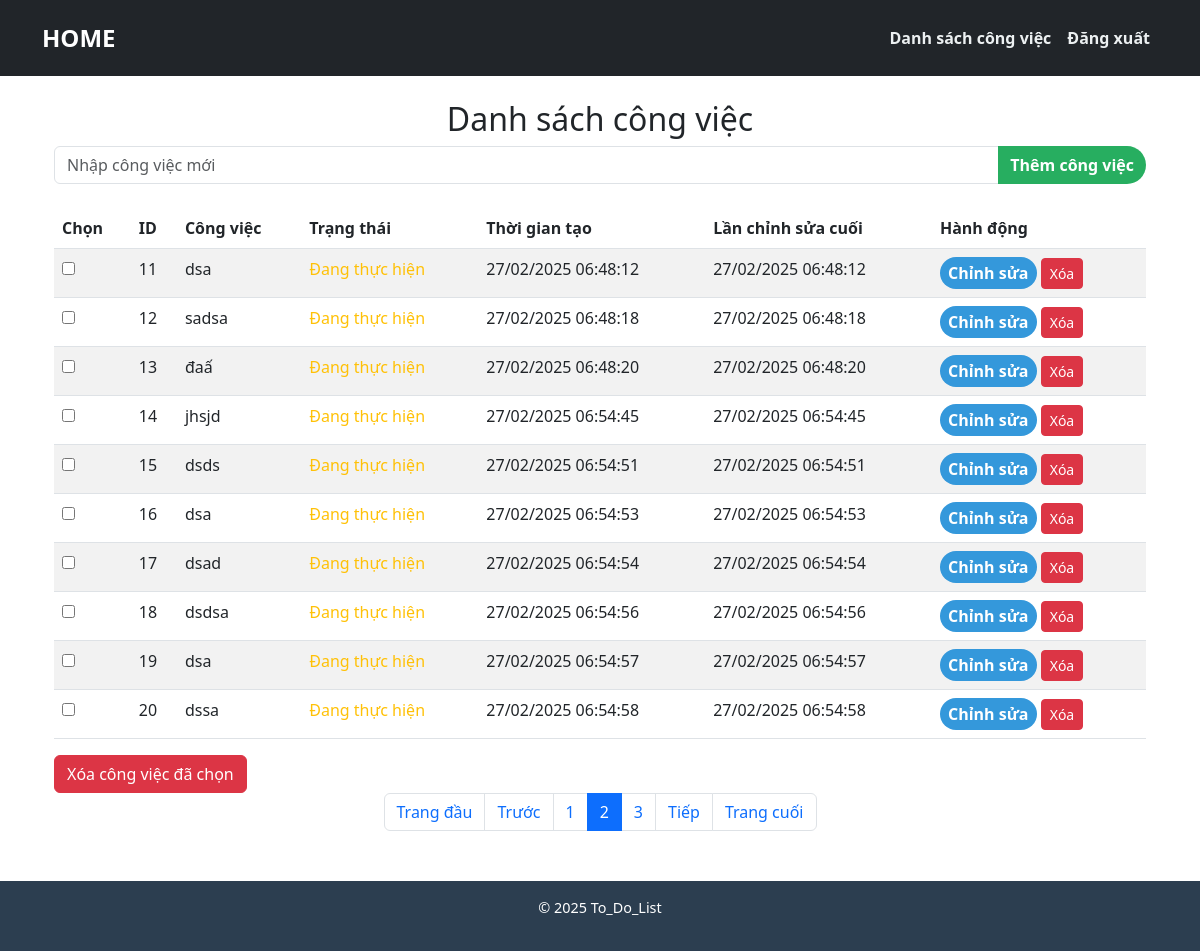
The app's page /to-do-list/?page=2 (signed in) with its own data.
### to_do_list/models.py (models this page shows, shortened)
class Task(models.Model):
    user = models.ForeignKey(settings.AUTH_USER_MODEL, on_delete=models.CASCADE)
    title = models.CharField(max_length=255)
    description = models.TextField(blank=True, null=True)
    completed = models.BooleanField(default=False)
    created_at = models.DateTimeField(auto_now_add=True)  # Tự động đặt khi tạo mới
    updated_at = models.DateTimeField(auto_now=True)  # Tự động cập nhật khi chỉnh sửa

### to_do_list/views.py (the view)
# urls.py: path('', include('to_do_list.urls')),
@login_required
def to_do_list(request):
    tasks_list = Task.objects.filter(user=request.user).order_by('id')
    paginator = Paginator(tasks_list, 10)  # 10 công việc mỗi trang
    page_number = request.GET.get('page')
    tasks = paginator.get_page(page_number)
    return render(request, 'to_do_list.html', {
        'tasks': tasks,
        'paginator': paginator,
    })

### to_do_list/templates/to_do_list.html (shortened to what this page needs)
{% extends "base.html" %}
{% block content %}
<div class="container mt-4">
    <h2 class="text-center">Danh sách công việc</h2>
    <form method="POST" action="{% url 'add_task' %}" class="mb-4">
        <div class="input-group">
            <input type="text" name="title" class="form-control" placeholder="Nhập công việc mới" required>
            <button type="submit" class="btn btn-success">Thêm công việc</button>
        </div>
    </form>
    <form method="POST" action="{% url 'delete_multiple_tasks' %}">
        <table class="table table-striped">
            <thead>
                <tr>
                    <th>Chọn</th>
                    <th>ID</th>
                    <th>Công việc</th>
                    <th>Trạng thái</th>
                    <th>Thời gian tạo</th>
                    <th>Lần chỉnh sửa cuối</th>
                    <th>Hành động</th>
                </tr>
            </thead>
            <tbody>
                {% for task in tasks %}
                <tr>
                    <td><input type="checkbox" name="task_ids" value="{{ task.id }}"></td>
                    <td>{{ task.id }}</td>
                    <td>{{ task.title }}</td>
                    <td>
                        {% if task.completed %}
                            <span class="text-success">Hoàn thành</span>
                        {% else %}
                            <span class="text-warning">Đang thực hiện</span>
                        {% endif %}
                    </td>
                    <td>{{ task.created_at|date:"d/m/Y H:i:s" }}</td>
                    <td>{{ task.updated_at|date:"d/m/Y H:i:s" }}</td>
                    <td>
                        <a href="{% url 'edit_task' task.id %}" class="btn btn-primary btn-sm">Chỉnh sửa</a>
                        <a href="{% url 'delete_task' task.id %}" class="btn btn-danger btn-sm">Xóa</a>
                    </td>
                </tr>
                {% endfor %}
            </tbody>
        </table>
        <button type="submit" class="btn btn-danger">Xóa công việc đã chọn</button>
    </form>
    <nav aria-label="Task pagination">
        <ul class="pagination justify-content-center">
            {% if tasks.has_previous %}
                <li class="page-item">
                    <a class="page-link" href="?page=1">Trang đầu</a>
                </li>
                <li class="page-item">
                    <a class="page-link" href="?page={{ tasks.previous_page_number }}">Trước</a>
                </li>
            {% endif %}
            {% for num in tasks.paginator.page_range %}
                {% if num == tasks.number %}
                    <li class="page-item active">
                        <span class="page-link">{{ num }}</span>
                    </li>
                {% elif num > tasks.number|add:'-2' and num < tasks.number|add:'2' %}
                    <li class="page-item">
                        <a class="page-link" href="?page={{ num }}">{{ num }}</a>
                    </li>
                {% elif num == 1 or num == tasks.paginator.num_pages %}
                    <li class="page-item">
                        <a class="page-link" href="?page={{ num }}">{{ num }}</a>
                    </li>
                {% elif num == tasks.number|add:'-2' or num == tasks.number|add:'2' %}
                    <li class="page-item disabled">
                        <span class="page-link">...</span>
                    </li>
                {% endif %}
            {% endfor %}
            {% if tasks.has_next %}
                <li class="page-item">
                    <a class="page-link" href="?page={{ tasks.next_page_number }}">Tiếp</a>
                </li>
                <li class="page-item">
                    <a class="page-link" href="?page={{ tasks.paginator.num_pages }}">Trang cuối</a>
                </li>
            {% endif %}
        </ul>
    </nav>
</div>
{% endblock %}

### to_do_list/static/css/styles.css (style rules this page uses)
.btn-primary, .btn-success { border-radius: 50px; font-size: 1rem; font-weight: bold; transition: all 0.3s ease-in-out; }
.btn-primary { background: #3498db; border: none; }
.btn-success { background: #27ae60; border: none; }

### records on screen
Task: id "11", title "dsa", completed "Đang thực hiện", created_at "27/02/2025 06:48:12", updated_at "27/02/2025 06:48:12"
Task: id "12", title "sadsa", completed "Đang thực hiện", created_at "27/02/2025 06:48:18", updated_at "27/02/2025 06:48:18"
Task: id "13", title "đaấ", completed "Đang thực hiện", created_at "27/02/2025 06:48:20", updated_at "27/02/2025 06:48:20"
Task: id "14", title "jhsjd", completed "Đang thực hiện", created_at "27/02/2025 06:54:45", updated_at "27/02/2025 06:54:45"
Task: id "15", title "dsds", completed "Đang thực hiện", created_at "27/02/2025 06:54:51", updated_at "27/02/2025 06:54:51"
Task: id "16", title "dsa", completed "Đang thực hiện", created_at "27/02/2025 06:54:53", updated_at "27/02/2025 06:54:53"
Task: id "17", title "dsad", completed "Đang thực hiện", created_at "27/02/2025 06:54:54", updated_at "27/02/2025 06:54:54"
Task: id "18", title "dsdsa", completed "Đang thực hiện", created_at "27/02/2025 06:54:56", updated_at "27/02/2025 06:54:56"
Task: id "19", title "dsa", completed "Đang thực hiện", created_at "27/02/2025 06:54:57", updated_at "27/02/2025 06:54:57"
Task: id "20", title "dssa", completed "Đang thực hiện", created_at "27/02/2025 06:54:58", updated_at "27/02/2025 06:54:58"

### other values on screen
{{ num }} "1" "3"
{{ num }} "2"
